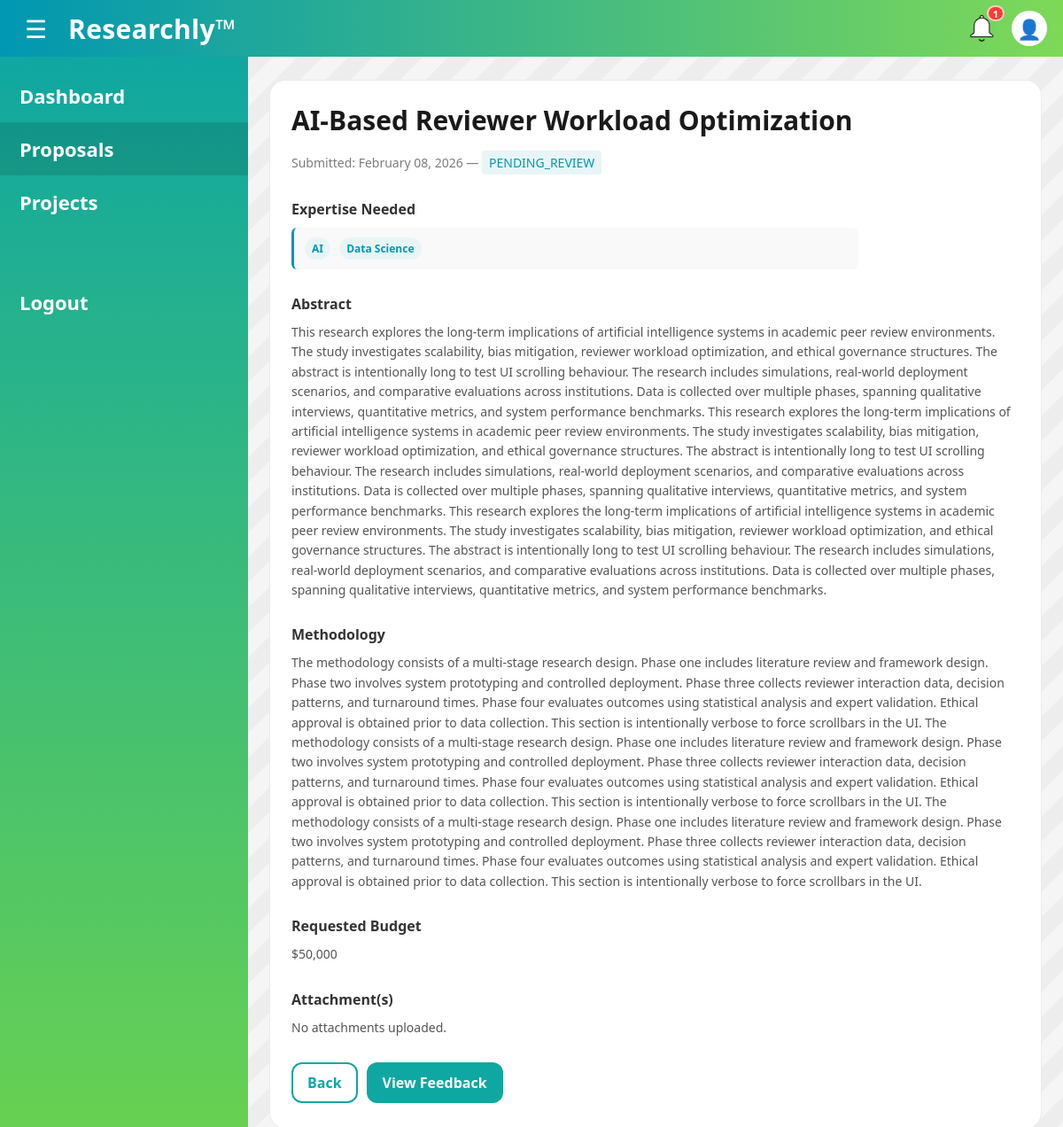
Page /researcher/proposals/e32a5e40-1285-42b8-ada8-4aef8367aaf1 (signed in) on the committed database.
### main.py (models this page shows)
class Proposal(db.Model):
    proposal_id = db.Column(db.String(36), primary_key=True, default=lambda: str(uuid.uuid4()))
    scheme_id = db.Column(
        db.String(36),
        db.ForeignKey('grant_scheme.scheme_id'),
    )
    researcher_id = db.Column(
        db.String(36),
        db.ForeignKey('researcher.researcher_id'),
    )
    project_title = db.Column(db.String(100), nullable=False)
    abstract = db.Column(db.String(500), nullable=False)
    methodology = db.Column(db.String(500), nullable=False)
    requested_budget = db.Column(db.Integer, nullable=False)
    expertise_needed = db.Column(db.String(500), nullable=True)
    submission_date = db.Column(db.DateTime, nullable=False)
    proposal_status = db.Column(db.String(15), nullable=False)

### main.py (the view)
@app.route("/researcher/proposals/<proposal_id>")
@login_required
def view_proposal(proposal_id):
    prof = get_profile(current_user.id)
    if not prof or prof.role != "RESEARCHER":
        flash("Access denied.", "error")
        return redirect(url_for("dashboard"))
    proposal = Proposal.query.get(proposal_id)
    if not proposal:
        abort(404)
    if (proposal.proposal_status or "").strip().lower() == "draft":
        return redirect(url_for("edit_proposal", proposal_id=proposal.proposal_id))
    attachments = ProposalAttachment.query.filter_by(proposal_id=proposal.proposal_id).all()
    return render_template(
        "view_proposal.html",
        user=current_user,
        prof=prof,
        proposal=proposal,
        attachments=attachments,
    )

### main.py (called while the page is built)
@login_manager.user_loader
def load_user(user_id):
    return User.query.get(user_id)

def get_profile(user_id: str):
    return UserProfile.query.filter_by(user_id=user_id).first()

@app.context_processor
def inject_profile():
    if current_user.is_authenticated:
        return {"prof": get_profile(current_user.id)}
    return {"prof": None}

@app.context_processor
def inject_unread_notifications():
    if current_user.is_authenticated:
        unread_count = (Notification.query
            .filter_by(user_id=current_user.id, is_read=False)
            .count())
        return {"unread_notifications": unread_count}
    return {"unread_notifications": 0}

### templates/view_proposal.html (shortened to what this page needs)
<!DOCTYPE html>
<html lang="en">
<head>
  <link rel="stylesheet" href="{{ url_for('static', filename='css/colors.css') }}">
  <link rel="stylesheet" href="{{ url_for('static', filename='css/researcher_dashboard.css') }}">
  <link rel="stylesheet" href="{{ url_for('static', filename='css/researcher_proposals.css') }}">
</head>
<body>
{% include "_topbar.html" %}
<main class="layout">
  <aside class="sidebar">
    <a class="side-link" href="{{ url_for('researcher_dashboard') }}">Dashboard</a>
    <a class="side-link active" href="{{ url_for('researcher_proposals') }}">Proposals</a>
    <a class="side-link" href="{{ url_for('researcher_projects') }}">Projects</a>
    <div class="side-spacer"></div>
    <a class="side-link logout" href="{{ url_for('logout') }}">Logout</a>
  </aside>
  <section class="content">
    <div class="card proposal-detail">
      <div class="proposal-header">
        <h1 class="proposal-title">{{ proposal.project_title }}</h1>
        <p class="proposal-meta">
          Submitted: {{ proposal.submission_date.strftime('%B %d, %Y') }} —
          <span style="display:inline-block;background:#e8f5f7;color:var(--accent-2);padding:4px 8px;border-radius:4px;">
            {{ proposal.proposal_status }}
          </span>
        </p>
      </div>
      {% if proposal.expertise_needed %}
      <div class="section">
        <div class="section-title">Expertise Needed</div>
        <div class="expertise-box">
          {% set skills = proposal.expertise_needed.split(',') %}
          {% for skill in skills %}
            <span class="expertise-item">{{ skill.strip() }}</span>
          {% endfor %}
        </div>
      </div>
      {% endif %}
      <div class="section">
        <div class="section-title">Abstract</div>
        <div class="section-content">{{ proposal.abstract }}</div>
      </div>
      <div class="section">
        <div class="section-title">Methodology</div>
        <div class="section-content">{{ proposal.methodology }}</div>
      </div>
      <div class="section">
        <div class="section-title">Requested Budget</div>
        <div class="section-content">${{ "{:,}".format(proposal.requested_budget) }}</div>
      </div>
      <div class="section">
        <div class="section-title">Attachment(s)</div>
        {% if attachments %}
        <div class="attachment-list">
          {% for attachment in attachments %}
          <a class="attachment-pill"
             href="{{ url_for('static', filename='uploads/' ~ attachment.stored_filename) }}"
             target="_blank" rel="noopener">
            {{ attachment.original_filename }}
          </a>
          {% endfor %}
        </div>
        {% else %}
        <div class="section-content">No attachments uploaded.</div>
        {% endif %}
      </div>
      <div class="cta-row">
        <a class="btn ghost" href="{{ url_for('researcher_proposals') }}">Back</a>
        <a class="btn primary" href="{{ url_for('view_proposal_feedback', proposal_id=proposal.proposal_id) }}">View Feedback</a>
      </div>
    </div>
  </section>
</main>
</body>
</html>

### static/css/colors.css (style rules this page uses)
:root { --accent-1: #7ed957; --accent-2: #0097b2; --font-1: #28a5a8; }

### static/css/researcher_dashboard.css (style rules this page uses)
* { box-sizing: border-box; font-family: "Segoe UI", Arial, sans-serif; }
body { margin: 0; background: #f5f5f5; }
.layout { display: grid; grid-template-columns: 280px 1fr; min-height: calc(100vh - 64px); }
.sidebar { background: linear-gradient(180deg, #0fa7a1, #6bd24f); padding: 14px 0; color: #fff; }
.side-link { display: block; padding: 18px 22px; color: #fff; text-decoration: none; font-weight: 700; font-size: 22px; line-height: 1.1; }
.side-link.active { background: rgba(0,0,0,0.12); }
.side-spacer { height: 40px; }
.side-link.logout { margin-top: 12px; }
.content { padding: 26px 24px 40px; background: repeating-linear-gradient( 135deg, rgba(0,0,0,0.03) 0, rgba(0,0,0,0.03) 20px, rgba(255,255,255,0.0) 20px, rgba(255,255,255,0.0) 40px ); }
.card { max-width: 1100px; margin: 0 auto; background: #fff; border-radius: 18px; border: 1px solid rgba(0,0,0,0.08); padding: 24px 24px 28px; }
.card h1 { margin: 0 0 8px; font-size: 30px; color: #1a1a1a; }
.cta-row { margin-top: 18px; display: flex; gap: 10px; }
.btn { display: inline-block; padding: 10px 16px; border-radius: 12px; font-weight: 800; text-decoration: none; border: 2px solid transparent; }
.btn.primary { background: #0fa7a1; color: #fff; }
.btn.ghost { background: #fff; color: #0fa7a1; border-color: #0fa7a1; }

### templates/view_proposal.html (style rules this page uses)
.proposal-detail { max-width: 900px; margin: 0 auto; }
.proposal-header { margin-bottom: 28px; }
.proposal-title { font-size: 28px; font-weight: 900; color: var(--accent-2); margin: 0 0 8px; }
.proposal-meta { color: #7b7b7b; font-size: 14px; }
.section { margin-bottom: 28px; }
.section-title { font-size: 16px; font-weight: 800; color: #333; margin-bottom: 10px; }
.section-content { color: #555; line-height: 1.6; font-size: 14px; }
.expertise-box { background: #f9f9f9; border-left: 3px solid var(--accent-2); padding: 8px 12px; border-radius: 6px; margin-top: 8px; max-width: 640px; }
.expertise-item { display: inline-block; background: #e8f5f7; color: var(--accent-2); padding: 4px 8px; border-radius: 999px; font-size: 12px; font-weight: 700; margin: 3px 6px 3px 0; }

### rows in the picture
Proposal: project_title "AI-Based Reviewer Workload Optimization", submission_date "February 08, 2026", proposal_status "PENDING_REVIEW", abstract "This research explores the long-term implications of artificial intelligence systems in academic peer review environments. The study investigates scalability, bias mitigation, reviewer workload optimization, and ethical governance structures. The abstract is intentionally long to test UI scrolling behaviour. The research includes simulations, real-world deployment scenarios, and comparative evaluations across institutions. Data is collected over multiple phases, spanning qualitative interviews, quantitative metrics, and system performance benchmarks. This research explores the long-term implications of artificial intelligence systems in academic peer review environments. The study…", methodology "The methodology consists of a multi-stage research design. Phase one includes literature review and framework design. Phase two involves system prototyping and controlled deployment. Phase three collects reviewer interaction data, decision patterns, and turnaround times. Phase four evaluates outcomes using statistical analysis and expert validation. Ethical approval is obtained prior to data collection. This section is intentionally verbose to force scrollbars in the UI. The methodology consists of a multi-stage research design. Phase one includes literature review and framework design. Phase two involves system prototyping and controlled deployment. Phase three collects reviewer…", requested_budget "50,000"

### other values in the picture
{{ unread_notifications }} "1"
{{ skill.strip() }} "AI" "Data Science"
